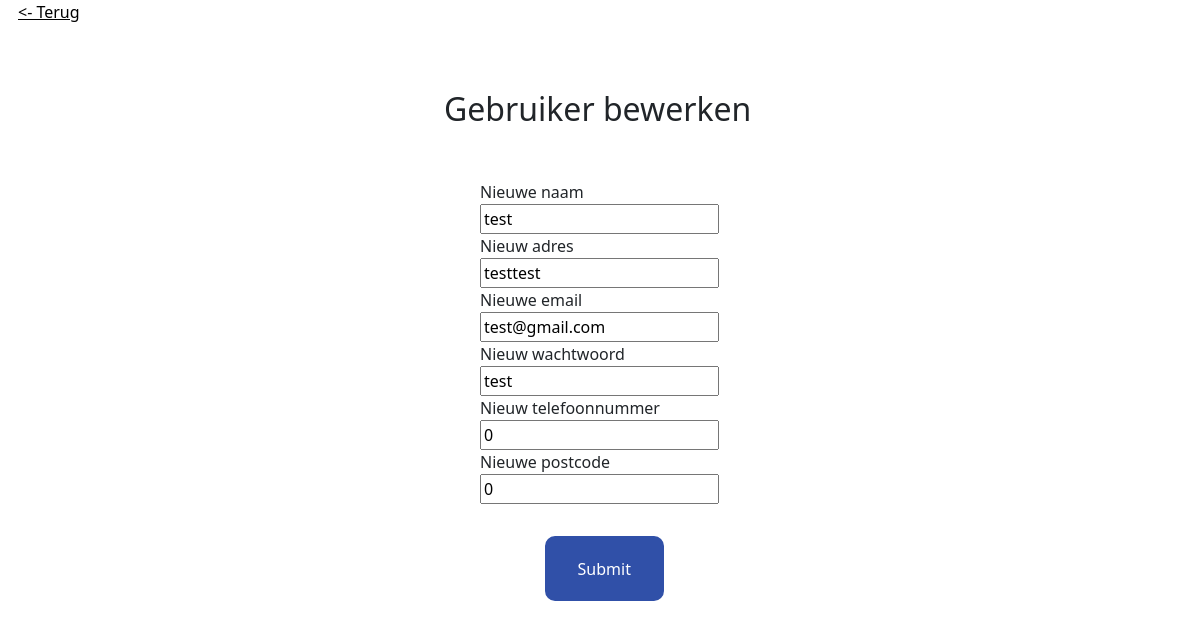
Page /edit.php?id=2 on the committed database.
### tables this page shows
CREATE TABLE `user` (
  `id` int(11) NOT NULL,
  `name` varchar(255) NOT NULL,
  `adress` varchar(255) NOT NULL,
  `email` varchar(255) NOT NULL,
  `password` varchar(255) NOT NULL,
  `phonenumber` int(10) NOT NULL,
  `place` varchar(255) NOT NULL,
  `zipcode` varchar(10) NOT NULL,
  `admin` int(45) DEFAULT NULL,
  `can_login` tinyint(1) DEFAULT 1
);

### edit.php (the view, shortened to what this page needs)
<!DOCTYPE html>
<html lang="en">
<head>
    <link rel="stylesheet" href="css/style.css">
    <link rel="stylesheet" href="https://cdn.jsdelivr.net/npm/bootstrap@5.2.3/dist/css/bootstrap.min.css"
>
</head>
<?php
$pdo = connection();
$id = $_GET["id"];
$sql = "SELECT * FROM user WHERE id = :id";
$users = $pdo->prepare($sql);
$users->bindParam(':id', $id);
$users->execute();
$user = $users->fetch(PDO::FETCH_ASSOC);
?>
<body style="background:#fff;">
    <input type="button" class="buttonback" value="<- Terug" onclick="window.location.href='useroverview.php'" />
    <h2 class="edituser">Gebruiker bewerken</h2>
    <form method="post" action="" class="invoervelden">
        <label for="new_username">Nieuwe naam</label><br>
        <input type="text" id="new_username" name="new_username" value="<?php echo $user["name"] ?>"><br>
        <label for="new_address">Nieuw adres</label><br>
        <input type="text" id="new_address" name="new_address" value="<?php echo $user["adress"] ?>"><br>
        <label for="new_email">Nieuwe email</label><br>
        <input type="text" id="new_email" name="new_email" value="<?php echo $user["email"] ?>"><br>
        <label for="new_password">Nieuw wachtwoord</label><br>
        <input type="text" id="new_password" name="new_password" value="<?php echo $user["password"] ?>"><br>
        <label for="new_phone">Nieuw telefoonnummer</label><br>
        <input type="text" id="new_phone" name="new_phone" value="<?php echo $user["phonenumber"] ?>"><br>
        <label for="new_zipcode">Nieuwe postcode</label><br>
        <input type="text" id="new_zipcode" name="new_zipcode" value="<?php echo $user["zipcode"] ?>"><br>
        <input class="buttonsubmit" type="submit" name="submit" value="Submit" onclick="return validateForm(event)">
    </form>
</body>
</html>

### css/style.css (style rules this page uses)
body { margin: 0px; background-image: url("../assets/Images/background.png"); background-color: white; height: 900px; background-position: 0 0; background-repeat: repeat; position: relative; animation: slide 30s linear infinite; }
.invoervelden { position: absolute; left: 40%; top: 20%; }
.edituser { position: absolute; left: 37%; top: 10%; }
.buttonsubmit { position: absolute; top: 110%; left: 27%; align-items: center; border: solid #3050a8; background-color: #3050a8; color: white; border-radius: 10px; width: 50%; height: 20%; }
.buttonback { position: absolute; background-color: transparent; border: none; padding: 0; margin: 0; font-size: inherit; color: black; cursor: pointer; text-decoration: underline; left: 1.5%; }

### rows in the picture
user: new_username "test", new_address "testtest", new_email "test@gmail.com", new_password "test", new_phone "0", new_zipcode "0"
